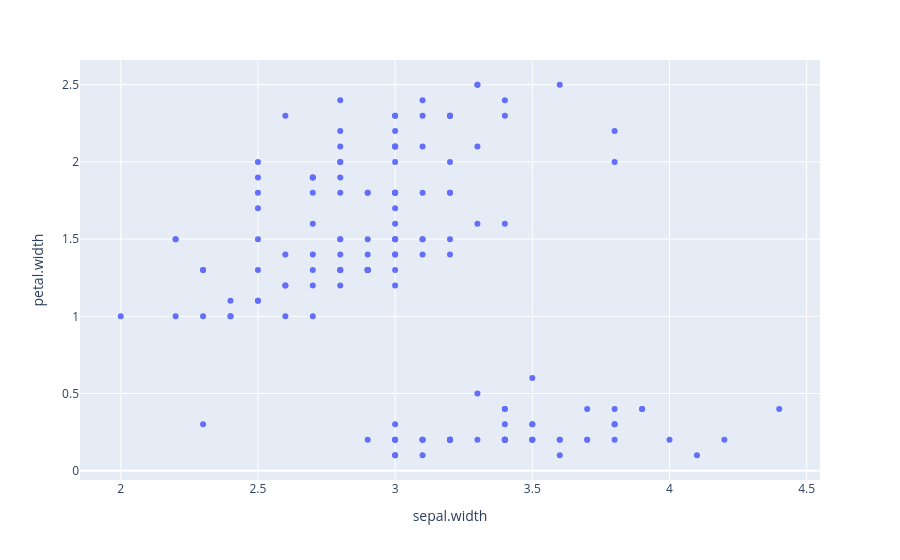

The code cell stored with this chart in its notebook:
### Markdown cell above
![image.png](attachment:image.png)

### Code cell
df.plot.scatter(x='sepal.width', y='petal.width')

### Figure 1 — Plotly figure (JSON) as saved in the notebook; plotly's stock layout.template omitted (floating-point values rounded to 4 significant figures; data arrays with more than 128 entries replaced by an {"elided": "..."} marker saying what was removed)
{"data": [{"hovertemplate": "sepal.width=%{x}<br>petal.width=%{y}<extra></extra>", "legendgroup": "", "marker": {"color": "#636efa", "symbol": "circle"}, "mode": "markers", "name": "", "orientation": "v", "showlegend": false, "type": "scatter", "x": {"elided": "150 float values"}, "xaxis": "x", "y": {"elided": "150 float values"}, "yaxis": "y"}], "layout": {"legend": {"tracegroupgap": 0}, "margin": {"t": 60}, "xaxis": {"anchor": "y", "domain": [0, 1], "title": {"text": "sepal.width"}}, "yaxis": {"anchor": "x", "domain": [0, 1], "title": {"text": "petal.width"}}}}
